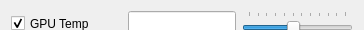
       <widget class="QWidget" name="widget_gpuTemp" native="true">
        <property name="sizePolicy">
         <sizepolicy hsizetype="Expanding" vsizetype="Fixed">
          <horstretch>0</horstretch>
          <verstretch>0</verstretch>
         </sizepolicy>
        </property>
        <property name="minimumSize">
         <size>
          <width>0</width>
          <height>30</height>
         </size>
        </property>
        <property name="maximumSize">
         <size>
          <width>16777215</width>
          <height>30</height>
         </size>
        </property>
        <layout class="QHBoxLayout" name="horizontalLayout_14">
         <item>
          <widget class="QCheckBox" name="checkBox_gpuTemp">
           <property name="sizePolicy">
            <sizepolicy hsizetype="Fixed" vsizetype="Fixed">
             <horstretch>0</horstretch>
             <verstretch>0</verstretch>
            </sizepolicy>
           </property>
           <property name="minimumSize">
            <size>
             <width>111</width>
             <height>25</height>
            </size>
           </property>
           <property name="maximumSize">
            <size>
             <width>111</width>
             <height>25</height>
            </size>
           </property>
           <property name="text">
            <string notr="true">GPU Temp</string>
           </property>
           <property name="checked">
            <bool>true</bool>
           </property>
          </widget>
         </item>
         <item>
          <widget class="QLineEdit" name="lineEdit_gpuTemp">
           <property name="minimumSize">
            <size>
             <width>0</width>
             <height>25</height>
            </size>
           </property>
           <property name="maximumSize">
            <size>
             <width>16777215</width>
             <height>25</height>
            </size>
           </property>
           <property name="toolTip">
            <string notr="true">$gputemp - physical temperature on GPU</string>
           </property>
           <property name="alignment">
            <set>Qt::AlignRight|Qt::AlignTrailing|Qt::AlignVCenter</set>
           </property>
          </widget>
         </item>
         <item>
          <widget class="QSlider" name="slider_gpuTemp">
           <property name="sizePolicy">
            <sizepolicy hsizetype="Fixed" vsizetype="Fixed">
             <horstretch>0</horstretch>
             <verstretch>0</verstretch>
            </sizepolicy>
           </property>
           <property name="minimumSize">
            <size>
             <width>111</width>
             <height>25</height>
            </size>
           </property>
           <property name="maximumSize">
            <size>
             <width>111</width>
             <height>25</height>
            </size>
           </property>
           <property name="minimum">
            <number>1</number>
           </property>
           <property name="maximum">
            <number>12</number>
           </property>
           <property name="singleStep">
            <number>1</number>
           </property>
           <property name="pageStep">
            <number>1</number>
           </property>
           <property name="value">
            <number>6</number>
           </property>
           <property name="orientation">
            <enum>Qt::Horizontal</enum>
           </property>
           <property name="tickPosition">
            <enum>QSlider::TicksAbove</enum>
           </property>
          </widget>
         </item>
        </layout>
       </widget>
